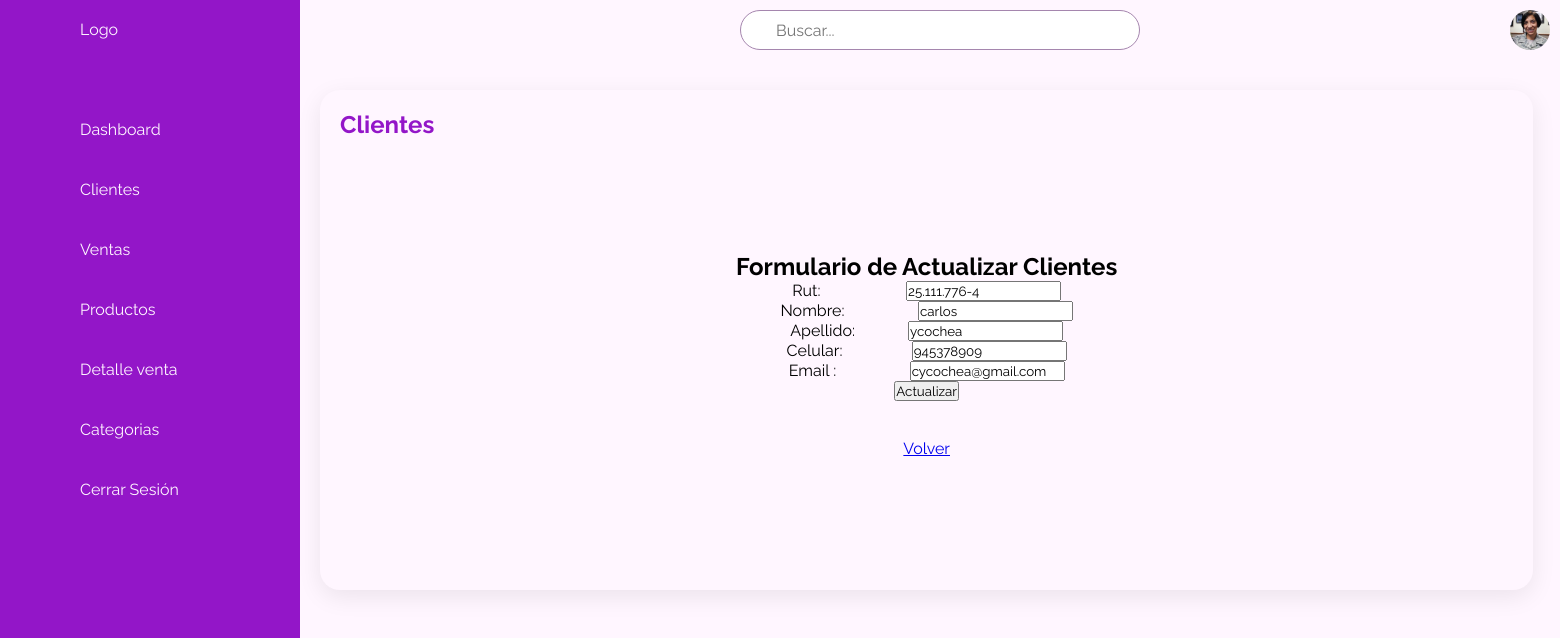
Page /clientes_findEdit/25.111.776-4 on the committed database.
### ventas/models.py (models this page shows, shortened)
class Clientes(models.Model):
    rut = models.CharField(primary_key=True, max_length=10)
    nombre = models.CharField(max_length=20)
    apellido = models.CharField(max_length=20)
    telefono = models.CharField(max_length=45)
    email = models.EmailField(unique=True, max_length=100, blank=True, null=True)

### ventas/views.py (the view)
# urls.py: path('clientes_findEdit/<str:pk>', clientes_findEdit, name='clientes_findEdit'),
def clientes_findEdit(request,pk):
    if pk != "":
        cliente=Clientes.objects.get(rut=pk)
        context={'cliente':cliente}
        if cliente:
            return render(request, 'ventas/clientes_edit.html', context)
        else:
            context={'mensaje':"Error, rut no existe..."}
            return render(request, 'ventas/clientes.html', context)

### ventas/templates/ventas/clientes_edit.html (shortened to what this page needs)
<!DOCTYPE html>
<html lang="en">
<head>
    {% load static %}
    <link rel="stylesheet" href="{% static 'ventas/css/clientes.css' %}">
</head>
<body>
    <section>
        <div class="nav">
            <ul>
                <li>
                    <a href="#">
                        <span class="icono"></span>
                        <span class="titulo">Logo</span>
                    </a>
                </li>
                <li>
                    <a href="{% url 'dashboard' %}">
                        <span class="icono"></span>
                        <span class="titulo">Dashboard</span>
                    </a>
                </li>
                <li>
                    <a href="{% url 'clientes' %}">
                        <span class="icono"></span>
                        <span class="titulo">Clientes</span>
                    </a>
                </li>
                <li>
                    <a href="{% url 'ventas' %}">
                        <span class="icono"></span>
                        <span class="titulo">Ventas</span>
                    </a>
                </li>
                <li>
                    <a href="{% url 'productos' %}">
                        <span class="icono"></span>
                        <span class="titulo">Productos</span>
                    </a>
                </li>
                <li>
                    <a href="{% url 'detalles_ventas' %}">
                        <span class="icono"></span>
                        <span class="titulo">Detalle venta</span>
                    </a>
                </li>
                <li>
                    <a href="{% url 'categorias' %}">
                        <span class="icono"></span>
                        <span class="titulo">Categorias</span>
                    </a>
                </li>
                <li>
                    <a href="{% url 'index' %}">
                        <span class="icono"></span>
                        <span class="titulo">Cerrar Sesión</span>
                    </a>
                </li>
            </ul>
        </div>
        <div class="container">
            <div class="topbar">
                <div class="toggle">
                </div>
                <div class="buscar">
                    <label for="">
                        <input type="text" placeholder="Buscar..." name="" id="">
                    </label>
                </div>
                <div class="perfil-usuario">
                    <img src="imgdashboard/profile-photo1.jpg" alt="">
                </div>
            </div>
            <div class="detalles">
                <div class="clientes">
                    <div class="header">
                        <h2>Clientes</h2>
                    </div>
                    <div style=" text-align: center;">
                        <h2>Formulario de Actualizar Clientes</h2>
                        <form action="{% url 'clientesUpdate' %}" method="post" >
                            <pre>Rut:                     <input type="text" name="rut"  value="{{cliente.rut}}"  ></pre>
                            <pre>Nombre:                  <input type="text" name="nombre" value="{{cliente.nombre}}" ></pre>
                            <pre>Apellido:             <input type="text" name="apellido" value="{{cliente.apellido}}"></pre>
                            <pre>Celular:                 <input type="text" name="telefono" value="{{cliente.telefono}}"></pre>
                            <pre>Email :                  <input type="email" name="email" value="{{cliente.email}}" ></pre>
                            <input type="submit" name="opcion" value="Actualizar">
                        </form><br><br>
                        <a href="{% url 'clientes' %}"> Volver </a>
                        <br>
                    </div>
                </div>
            </div>
        </div>
    </section>
</body>
</html>

### ventas/static/ventas/css/clientes.css (style rules this page uses)
:root { --white: #fff6ff; --purple: #9316c8; --dark-rose: #a586ae; --black: #221824; --font: 'Raleway' , sans-serif; }
* { margin: 0; padding: 0; box-sizing: border-box; font-family: var(--font); }
body { background: var(--white); overflow-x: hidden; }
section { position: relative; width: 100%; }
.nav { position: fixed; width: 300px; height: 100%; background: var(--purple); border-left: 10px solid var(--purple); overflow: hidden; transition: 0.4s; }
.nav ul { position: absolute; top: 0; left: 0; width: 100%; }
.nav ul li { position: relative; width: 200%; list-style: none; border-top-left-radius: 10px; border-bottom-left-radius: 10px; }
.nav ul li:nth-child(1) { margin-bottom: 40px; pointer-events: none; }
.nav ul li a { position: relative; display: flex; width: 100%; color: var(--white); text-decoration: none; }
.nav ul li a .icono { position: relative; display: block; min-width: 60px; height: 60px; line-height: 75px; text-align: center; }
.nav ul li a .titulo { position: relative; display: block; padding: 0 10px; height: 60px; line-height: 60px; text-align: start; white-space: nowrap; }
.container { position: absolute; width: calc(100% - 300px); left: 300px; min-width: 100vh; background: var(--white); transition: 0.4s; }
.container .topbar { width: 100%; height: 60px; display: flex; justify-content: space-between; align-items: center; padding: 0 10px; }
.container .topbar .toggle { position: relative; width: 60px; height: 60px; display: flex; justify-content: center; align-items: center; font-size: 2.5em; cursor: pointer; }
.container .topbar .buscar { position: relative; width: 400px; margin: 0 10px; }
.container .topbar .buscar label { position: relative; width: 100%; }
.container .topbar .buscar label input { width: 100%; height: 40px; border-radius: 40px; padding: 5px 20px; padding-left: 35px; font-size: 1em; outline: none; border: 1px solid var(--dark-rose); }
.container .topbar .perfil-usuario { position: relative; width: 40px; height: 40px; border-radius: 50%; overflow: hidden; cursor: pointer; }
.container .topbar .perfil-usuario img { position: absolute; top: 0; left: 0; width: 100%; height: 100%; object-fit: cover; }
.detalles { position: relative; width: 150%; padding: 20px; display: grid; grid-template-columns: 2fr 1fr; grid-gap: 30px; margin-top: 10px; }
.detalles .clientes { position: relative; display: grid; min-height: 500px; background: var(--white); padding: 20px; box-shadow: 0 7px 25px rgba(0, 0, 0, 0.08); border-radius: 20px; }
.header { display: flex; justify-content: space-between; align-items: flex-start; }
.header h2 { font-weight: 700; color: var(--purple); }

### rows in the picture
Clientes: rut "25.111.776-4", nombre "carlos", apellido "ycochea", telefono "945378909", email "cycochea@gmail.com"
